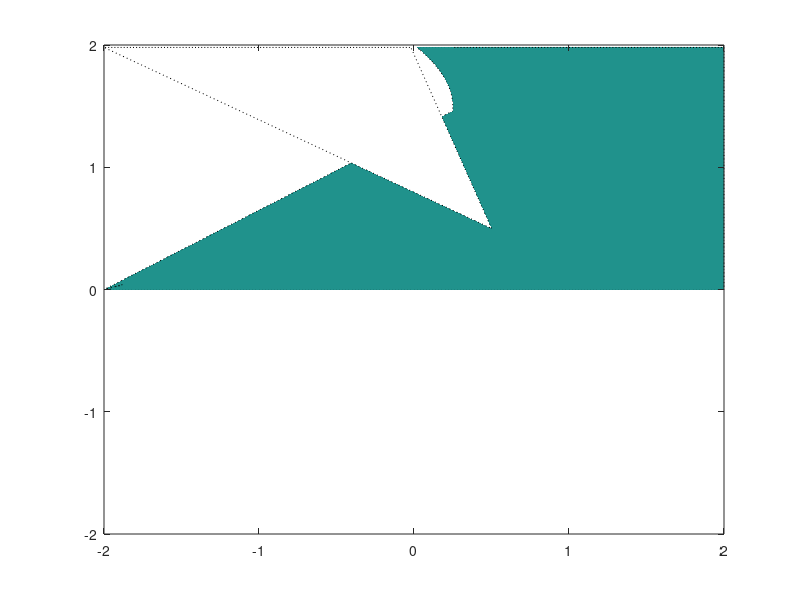

This chart was generated by the following MATLAB code: (Note: this script raises an error after producing the figure.)
  for a=-2:0.02:2
    h = 0.02;
    U_ = -2:h:2;
    X_ = -2:h:2;
    dxdt = @(u, x) x*(1-x) - u*x / (x + a);
    d = 2;

    [U, X] = meshgrid(U_,X_);
    Z = arrayfun(dxdt, U, X);

    %%%%%%%%%%%%%%%%%%%%%%%%%
    % Create New Figure
    %%%%%%%%%%%%%%%%%%%%%%%%%
    %figure()
    clf

    %%%%%%%%%%%%%%%%%%%%%%%%%
    % Draw Unstable Region
    %%%%%%%%%%%%%%%%%%%%%%%%%
    v = [0,0];
    Z1 = Z;
    for i=1+d:length(X_)-d
        for j=1+d:length(U_)-d
            if(Z(i - d,j) > 0 && Z(i + d,j) < 0)
                Z1(i,j) = NaN;
            end
            if(X(i) == -1) 
                Z1(i,j) = NaN;
            end
        end
    end
    [M,c] = contourf(U,X,Z1,v,':black');
    c.LineWidth = 3;

    %%%%%%%%%%%%%%%%%%%%%%%%%
    % Draw Stable Region
    %%%%%%%%%%%%%%%%%%%%%%%%%
    hold on
    v = [0,0];
    Z2 = Z;
    for i=1+d:length(X_)-d
        for j=1+d:length(U_)-d
            if(Z(i - d,j) < 0 && Z(i + d,j) > 0)
                Z2(i,j) = NaN;
            end
        end
    end
    [M,c] = contourf(U,X,Z2,v,'black');
    c.LineWidth = 2;

    %%%%%%%%%%%%%%%%%%%%%%%%%
    % Axis Preferences
    %%%%%%%%%%%%%%%%%%%%%%%%%
    hl = xlabel('$h$');
    set(hl, 'Interpreter', 'latex');
    hl = ylabel('$x^*$');
    set(gca,'FontSize',20);
    set(hl, 'Interpreter', 'latex');
    hl = title('$x^*$ vs $h$');
    set(hl, 'Interpreter', 'latex');
    %set(gca,'xtick',[])
    %set(gca,'ytick',[])
    
    pause(0.002)
end